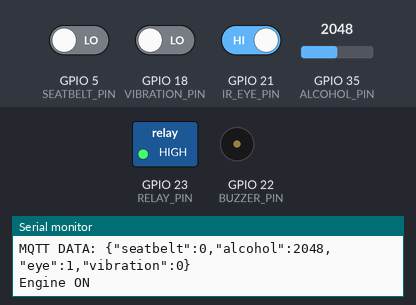
Simulated run of this sketch. Board: ESP32. On the bench: switched loads named in the sketch (green lamp = pin HIGH), buzzer (waves = sounding, pin HIGH), the last lines printed to the serial monitor. The inputs (shaded band) are chosen by the test bench; at power-on: GPIO 5 (SEATBELT_PIN) LOW, GPIO 35 (ALCOHOL_PIN) = 2048, GPIO 18 (VIBRATION_PIN) LOW, GPIO 21 (IR_EYE_PIN) HIGH. WiFi joins after 1.5 s; servers stay silent unless stated; no MQTT or app messages arrive unless stated; nothing arrives over Bluetooth unless stated; the modem accepts every AT command (registered, SIM ready, sends succeed) and sends nothing else.

Above: at 2.7 s.
2.8 s: GPIO 5 (SEATBELT_PIN) driven HIGH
At 3.27 s:
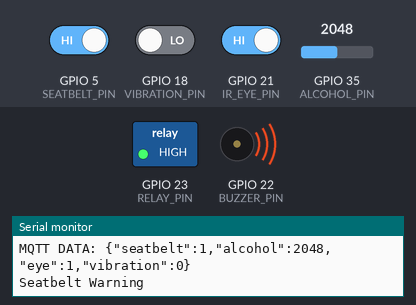
5.8 s: GPIO 35 (ALCOHOL_PIN) set to 3427
At 8.7 s:
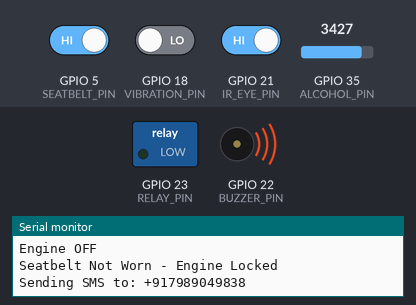
8.8 s: GPIO 35 (ALCOHOL_PIN) set to 3536
Timing chart, 0 to 11.8 s (numbered marks = the images above; inputs shaded):
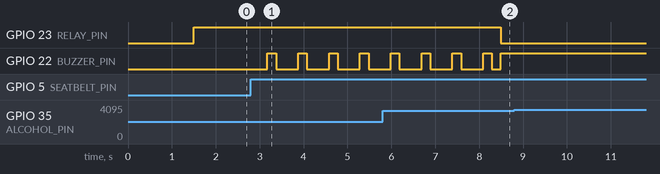

Measured:
- after the input at 2.8 s, GPIO 22 (BUZZER_PIN): alternates HIGH for 0.20 s and LOW for 0.50 s, starting after 0.37 s

The sketch:

Next-Gent_vechicle_system.ino
```cpp
#include <HardwareSerial.h>
#include "BluetoothSerial.h"
#include <WiFi.h>
#include <PubSubClient.h>

// -------- BLUETOOTH --------
BluetoothSerial SerialBT;
String readString = "";

// -------- WIFI --------
const char* ssid = "iot";
const char* password = "12345678";

// -------- MQTT --------
const char* mqtt_server = "broker.emqx.io";

WiFiClient espClient;
PubSubClient client(espClient);

// -------- PIN DEFINITIONS --------
#define SEATBELT_PIN   5
#define VIBRATION_PIN  18
#define ALCOHOL_PIN    35
#define IR_EYE_PIN     21
#define RELAY_PIN      23
#define BUZZER_PIN     22

// -------- SERIAL OBJECTS --------
HardwareSerial gsm(2);
HardwareSerial gps(1);

// -------- PHONE NUMBERS --------
String guardian = "+917989049838";
String hospital = "+919063355354";

// -------- FLAGS --------
bool alcoholSent = false;
bool drowsySent = false;
bool accidentSent = false;
bool seatbeltLocked = false;

// -------- TIMERS --------
unsigned long seatbeltStart = 0;
bool seatbeltWarning = false;

unsigned long drowsyStart = 0;
bool drowsyWarning = false;


// =====================================================
// SETUP
// =====================================================
void setup() {

  Serial.begin(115200);
  SerialBT.begin("ESP32_CAR");

  gsm.begin(9600, SERIAL_8N1, 16, 17);
  gps.begin(9600, SERIAL_8N1, 12, 34);

  setup_wifi();
  client.setServer(mqtt_server, 1883);

  pinMode(SEATBELT_PIN, INPUT);
  pinMode(VIBRATION_PIN, INPUT);
  pinMode(IR_EYE_PIN, INPUT);

  pinMode(RELAY_PIN, OUTPUT);
  pinMode(BUZZER_PIN, OUTPUT);

  digitalWrite(RELAY_PIN, HIGH);
  digitalWrite(BUZZER_PIN, LOW);

  logEvent("SYSTEM STARTED");
}


// =====================================================
// LOOP
// =====================================================
void loop() {

  if (!client.connected()) reconnect();
  client.loop();

  readBluetooth();
  readGPS();

  int seatbelt = digitalRead(SEATBELT_PIN);
  int vibration = digitalRead(VIBRATION_PIN);
  int eyeBlink = digitalRead(IR_EYE_PIN);
  int alcohol = readAlcohol();

  sendMQTT(seatbelt, alcohol, eyeBlink, vibration);

  // ================= ALCOHOL =================
  if (alcohol > 3500) {

    engineOFF();
    buzzerHigh();

    if (!alcoholSent) {
      logEvent("Alcohol Detected");
      sendSMS(guardian, "Alcohol detected. Engine OFF.");
      alcoholSent = true;
    }
  }

  // ================= DROWSINESS =================
  else if (eyeBlink == LOW) {

    if (!drowsyWarning) {
      drowsyStart = millis();
      drowsyWarning = true;
      logEvent("Drowsiness Warning");
    }

    buzzerBeep();

    if (millis() - drowsyStart >= 5000 && !drowsySent) {

      engineOFF();
      buzzerHigh();

      logEvent("Driver Drowsy - Engine OFF");
      sendSMS(guardian, "Driver Drowsy! Engine stopped.");

      drowsySent = true;
    }
  }

  // ================= SEATBELT =================
  else if (seatbelt == HIGH) {

    if (!seatbeltWarning) {
      seatbeltStart = millis();
      seatbeltWarning = true;
      logEvent("Seatbelt Warning");
    }

    buzzerBeep();

    if (millis() - seatbeltStart >= 5000 && !seatbeltLocked) {

      engineOFF();
      buzzerHigh();

      logEvent("Seatbelt Not Worn - Engine Locked");
      sendSMS(guardian, "Seatbelt not worn.");

      seatbeltLocked = true;
    }
  }

  // ================= ACCIDENT =================
  else if (vibration == HIGH) {

    engineOFF();
    buzzerHigh();

    if (!accidentSent) {

      logEvent("Accident Detected");

      sendSMS(guardian, "Accident detected!");
      sendSMS(hospital, "Accident detected!");

      accidentSent = true;
    }
  }

  // ================= SAFE =================
  else {

    engineON();
    digitalWrite(BUZZER_PIN, LOW);

    alcoholSent = false;
    drowsySent = false;
    accidentSent = false;
    seatbeltLocked = false;
    seatbeltWarning = false;
    drowsyWarning = false;
  }

  delay(200);
}


// =====================================================
// WIFI
// =====================================================
void setup_wifi() {

  Serial.println("Connecting WiFi...");
  WiFi.begin(ssid, password);

  while (WiFi.status() != WL_CONNECTED) {
    delay(500);
    Serial.print(".");
  }

  Serial.println("\nWiFi Connected");
}


// =====================================================
// MQTT
// =====================================================
void reconnect() {

  while (!client.connected()) {

    Serial.print("Connecting MQTT...");

    if (client.connect("ESP32_CAR")) {
      Serial.println("Connected");
    } else {
      delay(2000);
    }
  }
}

void sendMQTT(int seatbelt, int alcohol, int eye, int vibration) {

  char data[120];

  sprintf(data,
    "{\"seatbelt\":%d,\"alcohol\":%d,\"eye\":%d,\"vibration\":%d}",
    seatbelt, alcohol, eye, vibration
  );

  client.publish("car/data", data);

  Serial.print("MQTT DATA: ");
  Serial.println(data);
}


// =====================================================
// EVENT LOGGER (Serial + MQTT)
// =====================================================
void logEvent(String event) {

  Serial.println(event);

  String payload = "{\"event\":\"" + event + "\"}";
  client.publish("car/events", payload.c_str());
}


// =====================================================
// BLUETOOTH
// =====================================================
void readBluetooth() {

  while (SerialBT.available()) {

    char c = SerialBT.read();
    if (c == '#') break;
    readString += c;
  }

  if (readString.length() > 0) {

    logEvent("BT: " + readString);

    if (readString == "f success") {
      digitalWrite(RELAY_PIN, HIGH);
      delay(5000);
      digitalWrite(RELAY_PIN, LOW);
    }

    if (readString == "buz") {
      digitalWrite(BUZZER_PIN, HIGH);
      delay(3000);
      digitalWrite(BUZZER_PIN, LOW);
    }

    readString = "";
  }
}


// =====================================================
// OTHER FUNCTIONS
// =====================================================
int readAlcohol() {
  int total = 0;
  for (int i = 0; i < 10; i++) {
    total += analogRead(ALCOHOL_PIN);
    delay(10);
  }
  return total / 10;
}

void engineOFF() {
  digitalWrite(RELAY_PIN, LOW);
  logEvent("Engine OFF");
}

void engineON() {
  digitalWrite(RELAY_PIN, HIGH);
  logEvent("Engine ON");
}

void buzzerBeep() {
  digitalWrite(BUZZER_PIN, HIGH);
  delay(200);
  digitalWrite(BUZZER_PIN, LOW);
  delay(200);
}

void buzzerHigh() {
  digitalWrite(BUZZER_PIN, HIGH);
}

void readGPS() {
  while (gps.available()) {
    String line = gps.readStringUntil('\n');
    if (line.startsWith("$GPGGA")) {
      Serial.println(line);
    }
  }
}


// =====================================================
// SMS FUNCTION
// =====================================================
void sendSMS(String number, String msg) {

  Serial.println("Sending SMS to: " + number);

  gsm.println("AT+CMGF=1");
  delay(1000);

  gsm.print("AT+CMGS=\"");
  gsm.print(number);
  gsm.println("\"");

  delay(1000);

  gsm.print(msg);
  delay(500);

  gsm.write(26);
  delay(5000);

  while (gsm.available()) {
    Serial.write(gsm.read());
  }

  logEvent("SMS Sent to " + number);
}
```
